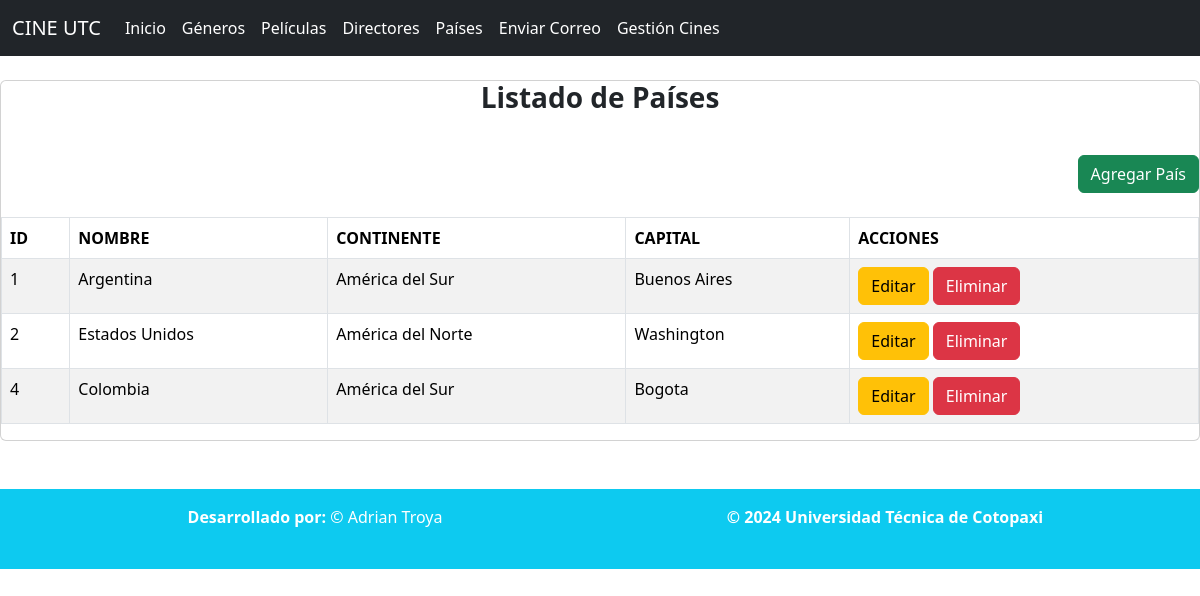
Screenshot of /listadoPaises/ with the database file from the repository.
### Aplicaciones/Cartelera/models.py (models this page shows, shortened)
class Pais(models.Model):
    id=models.AutoField(primary_key=True)
    nombre=models.CharField(max_length=150)
    continente=models.CharField(max_length=150)
    capital=models.CharField(max_length=150)

### Aplicaciones/Cartelera/views.py (the view)
# urls.py: path('listadoPaises/', views.listadoPaises, name='listadoPaises'),
def listadoPaises(request):
    paises = Pais.objects.all()
    return render(request, "listadoPaises.html", {'paises': paises})

### Aplicaciones/Cartelera/templates/listadoPaises.html (shortened to what this page needs)
{% extends "./plantilla.html" %}
{% block body %}
<br>
<div class="card">
    <div class="card-title text-center">
        <h3><b>Listado de Países</b></h3>
    </div>
    <br>
    <div class="text-end">
        <a href="{% url 'nuevoPais' %}" class="btn btn-success">Agregar País</a>
    </div>
    <br>
    <table class="table table-bordered table-striped table-hover" id="tbl-paises">
    <thead>
        <tr>
            <th>ID</th>
            <th>NOMBRE</th>
            <th>CONTINENTE</th>
            <th>CAPITAL</th>
            <th>ACCIONES</th>
        </tr>
    </thead>
    <tbody>
        {% for paisTemporal in paises %}
        <tr>
            <td>{{paisTemporal.id}}</td>
            <td>{{paisTemporal.nombre}}</td>
            <td>{{paisTemporal.continente}}</td>
            <td>{{paisTemporal.capital}}</td>
            <td>
                <a href="{% url 'editarPais' paisTemporal.id %}" class="btn btn-warning">Editar</a>
                <a href="{% url 'eliminarPais' paisTemporal.id %}" class="btn btn-danger" onclick="return confirm('¿Está seguro de eliminar?');">Eliminar</a>
            </td>
        </tr>
        {% endfor %}
    </tbody>
    </table>
</div>
{% endblock %}

### rows the page displays
Pais: id "1", nombre "Argentina", continente "América del Sur", capital "Buenos Aires"
Pais: id "2", nombre "Estados Unidos", continente "América del Norte", capital "Washington"
Pais: id "4", nombre "Colombia", continente "América del Sur", capital "Bogota"
